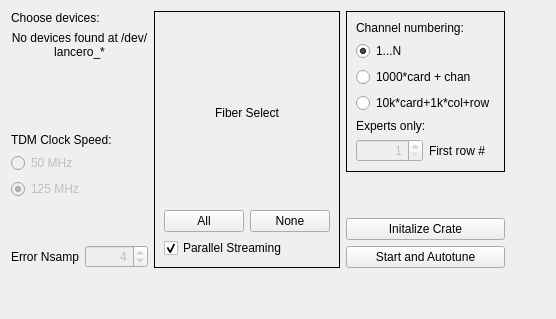
          <widget class="QWidget" name="lanceroPage">
           <layout class="QGridLayout" name="gridLayout_9">
            <item row="1" column="0">
             <spacer name="verticalSpacer_10">
              <property name="orientation">
               <enum>Qt::Vertical</enum>
              </property>
              <property name="sizeHint" stdset="0">
               <size>
                <width>20</width>
                <height>40</height>
               </size>
              </property>
             </spacer>
            </item>
            <item row="0" column="0">
             <layout class="QGridLayout" name="gridLayout_3">
              <item row="0" column="2">
               <layout class="QGridLayout" name="gridLayout_5">
                <item row="9" column="0">
                 <widget class="QPushButton" name="pushButton_startAndAutotune">
                  <property name="text">
                   <string>Start and Autotune</string>
                  </property>
                 </widget>
                </item>
                <item row="8" column="0">
                 <widget class="QPushButton" name="pushButton_initializeCrate">
                  <property name="text">
                   <string>Initalize Crate</string>
                  </property>
                 </widget>
                </item>
                <item row="7" column="0">
                 <spacer name="verticalSpacer_7">
                  <property name="orientation">
                   <enum>Qt::Vertical</enum>
                  </property>
                  <property name="sizeHint" stdset="0">
                   <size>
                    <width>20</width>
                    <height>40</height>
                   </size>
                  </property>
                 </spacer>
                </item>
                <item row="6" column="0">
                 <widget class="QFrame" name="verticalFrame">
                  <property name="frameShape">
                   <enum>QFrame::Box</enum>
                  </property>
                  <property name="frameShadow">
                   <enum>QFrame::Plain</enum>
                  </property>
                  <property name="lineWidth">
                   <number>1</number>
                  </property>
                  <layout class="QVBoxLayout" name="chanNumberingLayout">
                   <item>
                    <widget class="QLabel" name="chanNumberingLabel">
                     <property name="text">
                      <string>Channel numbering:</string>
                     </property>
                    </widget>
                   </item>
                   <item>
                    <widget class="QRadioButton" name="channels1Nbutton">
                     <property name="toolTip">
                      <string>Number channels consecutively from 1</string>
                     </property>
                     <property name="text">
                      <string>1...N</string>
                     </property>
                     <property name="checked">
                      <bool>true</bool>
                     </property>
                     <attribute name="buttonGroup">
                      <string notr="true">buttonGroup</string>
                     </attribute>
                    </widget>
                   </item>
                   <item>
                    <widget class="QRadioButton" name="channels1kcardbutton">
                     <property name="toolTip">
                      <string>Number channels consecutively by card, with card number in the 1000s place</string>
                     </property>
                     <property name="text">
                      <string>1000*card + chan</string>
                     </property>
                     <attribute name="buttonGroup">
                      <string notr="true">buttonGroup</string>
                     </attribute>
                    </widget>
                   </item>
                   <item>
                    <widget class="QRadioButton" name="channels10kcard1kcolButton">
                     <property name="toolTip">
                      <string>Number channels RCxxx for card R, column C</string>
                     </property>
                     <property name="text">
                      <string>10k*card+1k*col+row</string>
                     </property>
                     <attribute name="buttonGroup">
                      <string notr="true">buttonGroup</string>
                     </attribute>
                    </widget>
                   </item>
                   <item>
                    <widget class="QLabel" name="label_22">
                     <property name="text">
                      <string>Experts only:</string>
                     </property>
                    </widget>
                   </item>
                   <item>
                    <layout class="QHBoxLayout" name="horizontalLayout_8">
                     <property name="topMargin">
                      <number>0</number>
                     </property>
                     <item>
                      <widget class="QSpinBox" name="firstRowSpinBox">
                       <property name="enabled">
                        <bool>false</bool>
                       </property>
                       <property name="toolTip">
                        <string>If using the 3rd numbering mode, enter row # of the first addressed row (default 1).</string>
                       </property>
                       <property name="alignment">
                        <set>Qt::AlignRight|Qt::AlignTrailing|Qt::AlignVCenter</set>
                       </property>
                       <property name="minimum">
                        <number>1</number>
                       </property>
                       <property name="maximum">
                        <number>999</number>
                       </property>
                       <property name="value">
                        <number>1</number>
                       </property>
                      </widget>
                     </item>
                     <item>
                      <widget class="QLabel" name="label_24">
                       <property name="text">
                        <string>First row #</string>
                       </property>
                      </widget>
                     </item>
                    </layout>
                   </item>
                  </layout>
                 </widget>
                </item>
               </layout>
              </item>
              <item row="0" column="1">
               <widget class="QFrame" name="frame">
                <property name="frameShape">
                 <enum>QFrame::Box</enum>
                </property>
                <layout class="QGridLayout" name="gridLayout_4">
                 <item row="2" column="1">
                  <widget class="QPushButton" name="noFibersButton">
                   <property name="text">
                    <string>None</string>
                   </property>
                  </widget>
                 </item>
                 <item row="0" column="0" colspan="2">
                  <widget class="QLabel" name="label_15">
                   <property name="text">
                    <string>Fiber Select</string>
                   </property>
                   <property name="alignment">
                    <set>Qt::AlignCenter</set>
                   </property>
                  </widget>
                 </item>
                 <item row="3" column="0" colspan="2">
                  <widget class="QCheckBox" name="parallelStreaming">
                   <property name="text">
                    <string>Parallel Streaming</string>
                   </property>
                   <property name="checked">
                    <bool>true</bool>
                   </property>
                  </widget>
                 </item>
                 <item row="2" column="0">
                  <widget class="QPushButton" name="allFibersButton">
                   <property name="text">
                    <string>All</string>
                   </property>
                  </widget>
                 </item>
                 <item row="1" column="0" colspan="2">
                  <layout class="QGridLayout" name="lanceroFiberLayout"/>
                 </item>
                </layout>
               </widget>
              </item>
              <item row="0" column="0">
               <layout class="QVBoxLayout" name="verticalLayout_3">
                <item>
                 <widget class="QLabel" name="label_13">
                  <property name="text">
                   <string>Choose devices:</string>
                  </property>
                 </widget>
                </item>
                <item>
                 <widget class="QLabel" name="noLanceroLabel">
                  <property name="text">
                   <string>No devices found at /dev/lancero_*</string>
                  </property>
                  <property name="alignment">
                   <set>Qt::AlignCenter</set>
                  </property>
                  <property name="wordWrap">
                   <bool>true</bool>
                  </property>
                 </widget>
                </item>
                <item>
                 <widget class="QFrame" name="lanceroChooserLayout_2">
                  <property name="frameShape">
                   <enum>QFrame::NoFrame</enum>
                  </property>
                  <layout class="QGridLayout" name="lanceroChooserLayout"/>
                 </widget>
                </item>
                <item>
                 <spacer name="verticalSpacer">
                  <property name="orientation">
                   <enum>Qt::Vertical</enum>
                  </property>
                  <property name="sizeHint" stdset="0">
                   <size>
                    <width>20</width>
                    <height>40</height>
                   </size>
                  </property>
                 </spacer>
                </item>
                <item>
                 <layout class="QVBoxLayout" name="verticalLayout_2">
                  <item>
                   <widget class="QLabel" name="label_14">
                    <property name="text">
                     <string>TDM Clock Speed:</string>
                    </property>
                   </widget>
                  </item>
                  <item>
                   <widget class="QRadioButton" name="lanceroClock50Button">
                    <property name="enabled">
                     <bool>false</bool>
                    </property>
                    <property name="toolTip">
                     <string>Choose for 50 MHz TDM master clock speed</string>
                    </property>
                    <property name="text">
                     <string>50 MHz</string>
                    </property>
                   </widget>
                  </item>
                  <item>
                   <widget class="QRadioButton" name="lanceroClock125Button">
                    <property name="enabled">
                     <bool>false</bool>
                    </property>
                    <property name="toolTip">
                     <string>Choose for 125 MHz TDM master clock speed</string>
                    </property>
                    <property name="text">
                     <string>125 MHz</string>
                    </property>
                    <property name="checked">
                     <bool>true</bool>
                    </property>
                   </widget>
                  </item>
                  <item>
                   <spacer name="verticalSpacer_2">
                    <property name="orientation">
                     <enum>Qt::Vertical</enum>
                    </property>
                    <property name="sizeHint" stdset="0">
                     <size>
                      <width>20</width>
                      <height>40</height>
                     </size>
                    </property>
                   </spacer>
                  </item>
                  <item>
                   <layout class="QFormLayout" name="formLayout_4">
                    <property name="topMargin">
                     <number>0</number>
                    </property>
                    <item row="1" column="0">
                     <widget class="QLabel" name="label_16">
                      <property name="text">
                       <string>Error Nsamp</string>
                      </property>
                     </widget>
                    </item>
                    <item row="1" column="1">
                     <widget class="QSpinBox" name="nsampSpinBox">
                      <property name="enabled">
                       <bool>false</bool>
                      </property>
                      <property name="sizePolicy">
                       <sizepolicy hsizetype="MinimumExpanding" vsizetype="Fixed">
                        <horstretch>0</horstretch>
                        <verstretch>0</verstretch>
                       </sizepolicy>
                      </property>
                      <property name="minimumSize">
                       <size>
                        <width>50</width>
                        <height>0</height>
                       </size>
                      </property>
                      <property name="toolTip">
                       <string>NSAMP setting for DFB cards
(the number of error samples summed)</string>
                      </property>
                      <property name="alignment">
                       <set>Qt::AlignRight|Qt::AlignTrailing|Qt::AlignVCenter</set>
                      </property>
                      <property name="minimum">
                       <number>1</number>
                      </property>
                      <property name="maximum">
                       <number>16</number>
                      </property>
                      <property name="value">
                       <number>4</number>
                      </property>
                     </widget>
                    </item>
                   </layout>
                  </item>
                 </layout>
                </item>
               </layout>
              </item>
             </layout>
            </item>
            <item row="0" column="1">
             <spacer name="horizontalSpacer_3">
              <property name="orientation">
               <enum>Qt::Horizontal</enum>
              </property>
              <property name="sizeHint" stdset="0">
               <size>
                <width>40</width>
                <height>20</height>
               </size>
              </property>
             </spacer>
            </item>
           </layout>
          </widget>
